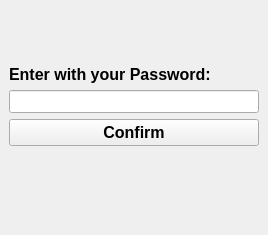
<?xml version="1.0" encoding="UTF-8"?>
<ui version="4.0">
 <class>MainWindow</class>
 <widget class="QMainWindow" name="MainWindow">
  <property name="geometry">
   <rect>
    <x>0</x>
    <y>0</y>
    <width>268</width>
    <height>235</height>
   </rect>
  </property>
  <property name="windowTitle">
   <string>MainWindow</string>
  </property>
  <widget class="QWidget" name="centralwidget">
   <layout class="QGridLayout" name="gridLayout">
    <item row="1" column="0">
     <widget class="QLineEdit" name="Password">
      <property name="font">
       <font>
        <family>Microsoft YaHei UI</family>
        <pointsize>10</pointsize>
       </font>
      </property>
      <property name="text">
       <string/>
      </property>
      <property name="echoMode">
       <enum>QLineEdit::Password</enum>
      </property>
     </widget>
    </item>
    <item row="3" column="0">
     <widget class="QPushButton" name="Confirm">
      <property name="font">
       <font>
        <family>Microsoft YaHei UI</family>
        <pointsize>12</pointsize>
        <weight>75</weight>
        <bold>true</bold>
       </font>
      </property>
      <property name="text">
       <string>Confirm</string>
      </property>
     </widget>
    </item>
    <item row="0" column="0">
     <widget class="QLabel" name="label_2">
      <property name="font">
       <font>
        <family>Microsoft YaHei UI</family>
        <pointsize>12</pointsize>
        <weight>75</weight>
        <bold>true</bold>
       </font>
      </property>
      <property name="text">
       <string>Enter with your Password:</string>
      </property>
      <property name="alignment">
       <set>Qt::AlignBottom|Qt::AlignLeading|Qt::AlignLeft</set>
      </property>
     </widget>
    </item>
    <item row="4" column="0">
     <widget class="QLabel" name="Response">
      <property name="font">
       <font>
        <family>Microsoft YaHei UI</family>
        <pointsize>11</pointsize>
        <weight>75</weight>
        <bold>true</bold>
       </font>
      </property>
      <property name="text">
       <string/>
      </property>
      <property name="alignment">
       <set>Qt::AlignCenter</set>
      </property>
     </widget>
    </item>
   </layout>
  </widget>
 </widget>
 <resources/>
 <connections/>
</ui>
